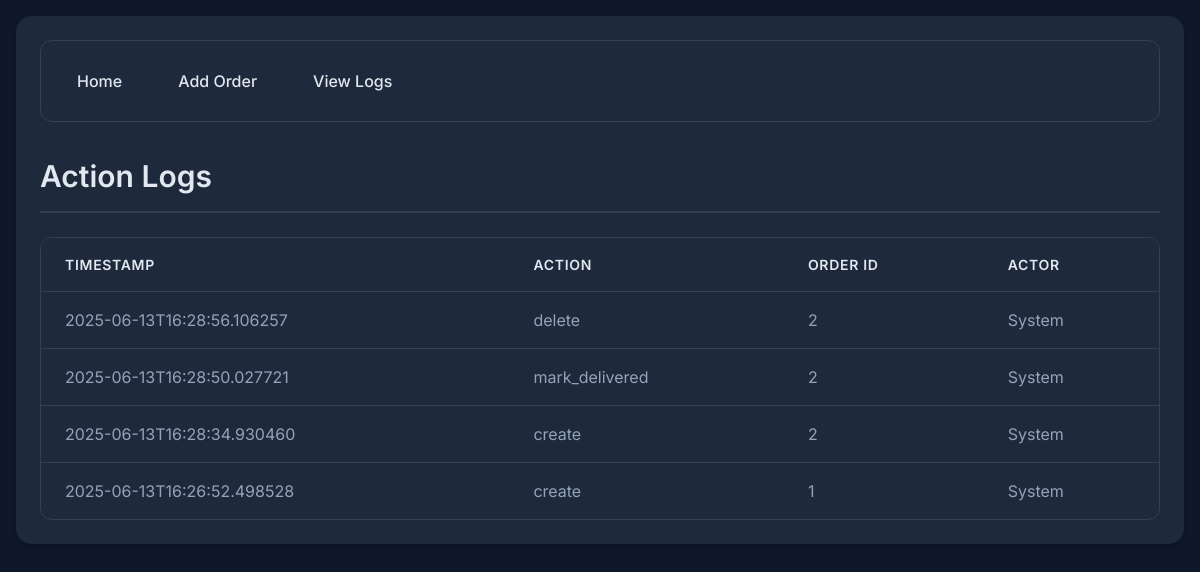
/logs, run on an earlier commit of the app's database.
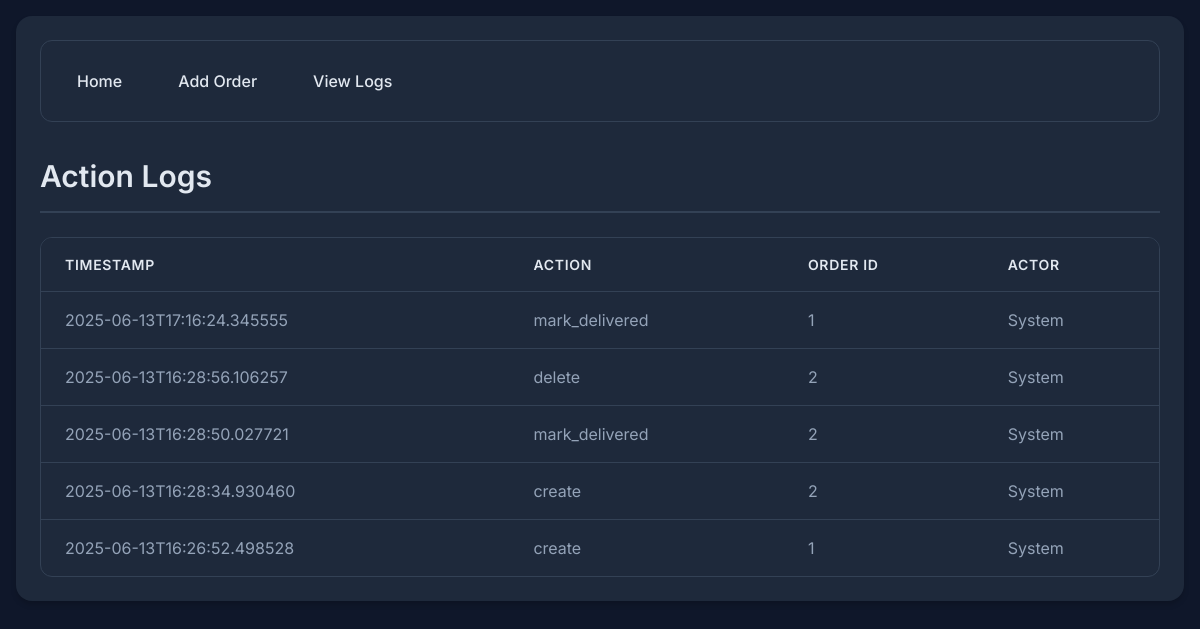
And on a later commit of the database.
### tables this page shows
CREATE TABLE action_logs (
            id INTEGER PRIMARY KEY AUTOINCREMENT,
            action TEXT NOT NULL,
            order_id INTEGER,
            timestamp TEXT NOT NULL,
            actor TEXT NOT NULL,
            FOREIGN KEY (order_id) REFERENCES orders (id)
        );

### app.py (the view)
@app.route('/logs')
def view_logs():
    conn = sqlite3.connect('orders.db')
    c = conn.cursor()
    c.execute('''
        SELECT action_logs.*, orders.id as order_id
        FROM action_logs
        LEFT JOIN orders ON action_logs.order_id = orders.id
        ORDER BY timestamp DESC
    ''')
    logs = c.fetchall()
    conn.close()
    return render_template('logs.html', logs=logs)

### templates/logs.html
{% extends "base.html" %}
{% block content %}
<h1>Action Logs</h1>
<table>
    <thead>
        <tr>
            <th>Timestamp</th>
            <th>Action</th>
            <th>Order ID</th>
            <th>Actor</th>
        </tr>
    </thead>
    <tbody>
        {% for log in logs %}
        <tr>
            <td>{{ log[3] }}</td>
            <td>{{ log[1] }}</td>
            <td>{{ log[2] }}</td>
            <td>{{ log[4] }}</td>
        </tr>
        {% endfor %}
    </tbody>
</table>
{% endblock %}

What changed in the data, as far as the page shows it:
added action_logs: timestamp "2025-06-13T17:16:24.345555", action "mark_delivered", order "1", actor "System"
